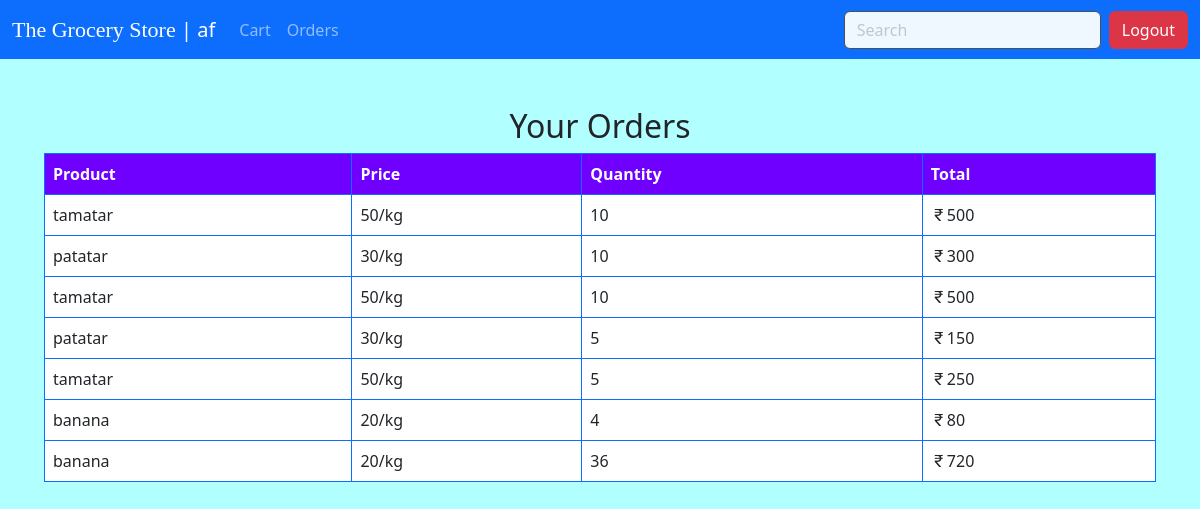
/orders (signed in), run on the app's committed database.
### applications/model.py (models this page shows)
class Order(DB.Model):
    o_id = DB.Column(DB.Integer(), primary_key=True)
    quantity = DB.Column(DB.Integer(), nullable=False)
    total = DB.Column(DB.Integer(), nullable=False)
    rate = DB.Column(DB.Integer(), nullable=False)
    product_name = DB.Column(DB.String(50), nullable=False)
    user_id = DB.Column(DB.Integer(), DB.ForeignKey("user.id"), nullable=False)

### applications/user.py (the view)
@app.route('/orders')
def orders():
    if 'u_id' and 'name' in session:
        orders = Order.query.all()
        return render_template('orders.html', orders = orders, user = session.get('name'))
    flash('User login required!')
    return redirect(url_for('login'))

### templates/orders.html
{% extends 'base1.html' %}
{% block content %}
<div class="content">
<div class="container mt-5">
    <h2 class="text-center">Your Orders</h2>
    <table class="table table-bordered border-primary">
        <thead>
            <tr>
                <th style="background: #6F00FF; color:white;">Product</th>
                <th style="background: #6F00FF; color:white;">Price</th>
                <th style="background: #6F00FF; color:white;">Quantity</th>
                <th style="background: #6F00FF; color:white;">Total</th>
            </tr>
        </thead>
        <tbody>
            {% for order in orders %}
                <tr>
                    <td>{{ order.product_name }}</td>
                    <td>{{ order.rate }}</td>
                    <td>{{ order.quantity }}</td>
                    <td><i class="bi bi-currency-rupee"></i>{{ order.total }}</td>
                </tr>
            {% endfor %}
        </tbody>
    </table>
</div>
</div>
{% endblock %}

### static/style.css (style rules this page uses)
body { overflow: hidden; background: #B2FFFF; }
.content { padding-left: 32px; padding-right: 32px; padding-bottom: 100px; min-height: 100vh; max-height: 100vh; overflow: auto; display: flex; flex-wrap: wrap; }

### data on the page
Order: product_name "tamatar", rate "50/kg", quantity "10", total "500"
Order: product_name "patatar", rate "30/kg", quantity "10", total "300"
Order: product_name "tamatar", rate "50/kg", quantity "10", total "500"
Order: product_name "patatar", rate "30/kg", quantity "5", total "150"
Order: product_name "tamatar", rate "50/kg", quantity "5", total "250"
Order: product_name "banana", rate "20/kg", quantity "4", total "80"
Order: product_name "banana", rate "20/kg", quantity "36", total "720"

### other printed values
{{ user }} "af"
